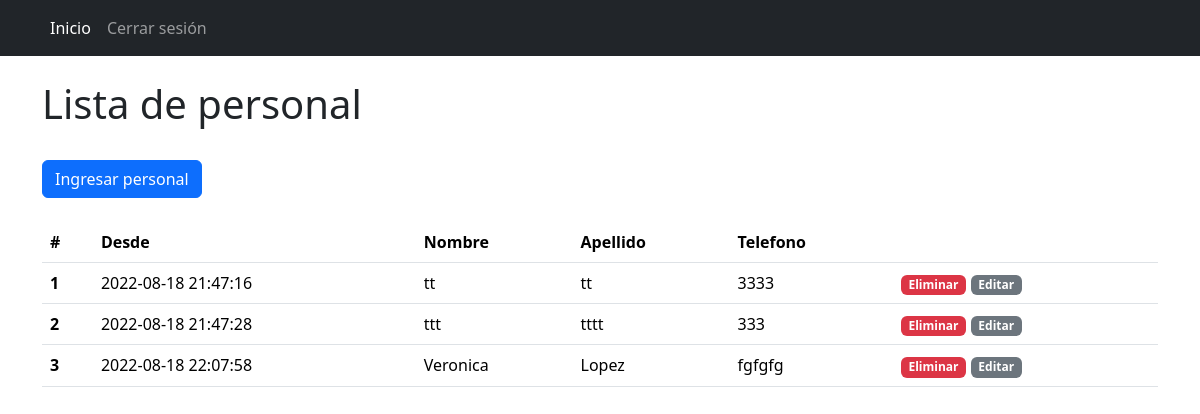
/index (signed in), run on the app's committed database.
### tables this page shows
CREATE TABLE personal (
    id INTEGER PRIMARY KEY AUTOINCREMENT,
    desde TIMESTAMP NOT NULL DEFAULT CURRENT_TIMESTAMP,
    nombre TEXT NOT NULL,
    apellido TEXT NOT NULL,
    contraseña TEXT NOT NULL,
    telefono INTEGER NOT NULL
);

### app/routes/__init__.py (the view)
@app.route('/')  # http://localhost:5000/
@app.route('/index')
@login_required
def index():
    if request.method == 'GET' and request.args.get('borrar'):
        eliminar_personal(request.args.get('borrar'))
        flash('Se ha eliminado el empleado', 'success')
    print(get_personal())
    return render_template('index.html', titulo="Inicio", personal=get_personal())

### app/auth.py (called while the page is built)
def login_required(func):
    @wraps(func)
    def decorated_function(*args, **kwargs):
        if 'usuario' not in session:
            return redirect(url_for('login'))
        return func(*args, **kwargs)
    return decorated_function

### app/dbasedb/__init__.py (called while the page is built)
def get_db():
    conn = sqlite3.connect('app/database.db')
    return conn

### app/handlers/__init__.py (called while the page is built)
def get_personal():
    db = get_db()
    cursor = db.cursor()
    consulta = "SELECT * FROM personal"
    cursor.execute(consulta)
    row = cursor.fetchall()
    return row
    """Devuelve una lista de diccionarios con los datos de los empleados

    :return: lista de diccionarios con los datos de los empleados
    """

### app/templates/index.html
{% extends "base.html" %}
{% block content %}
  <h1>Lista de personal</h1>
  <br>
  <a href="{{ url_for('ingresar_personal') }}"><button type="button" class="btn btn-primary">Ingresar personal</button></a>
  <br><br>
  <table class="table">
    <thead>
      <tr>
        <th scope="col">#</th>
        <th scope="col">Desde</th>
        <th scope="col">Nombre</th>
        <th scope="col">Apellido</th>
        <th scope="col">Telefono</th>
        <th scope="col"></th>
      </tr>
    </thead>
    <tbody>
      {% for p in personal %}
      <tr>
        <th scope="row">{{ p[0] }}</th>
        <td>{{ p[1] }}</td>
        <td>{{ p[2] }}</td>
        <td>{{ p[3] }}</td>
        <td>{{ p[5] }}</td>
        <td>
          <a href="{{ url_for('index', borrar=p[0]) }}"><span class="badge bg-danger">Eliminar</span></a>
          <a href="{{ url_for('editar_personal', id_empleado=p[0]) }}"><span class="badge bg-secondary">Editar</span></a>
        </td>
      </tr>
      {% endfor %}
    </tbody>
  </table>
{% endblock %}

### app/templates/base.html (shortened to what this page needs)
{% from 'bootstrap/nav.html' import render_nav_item %}
{% from 'bootstrap/utils.html' import render_messages %}
<!doctype html>
<html>
    <head>
      {{ bootstrap.load_css() }}
    </head>
    <body>
      <nav class="navbar navbar-expand-lg navbar-dark bg-dark mb-4">
        <div class="container">
        <div class="collapse navbar-collapse" id="navbarSupportedContent">
            <ul class="navbar-nav mr-auto">
                {{ render_nav_item('index', 'Inicio', use_li=True) }}
                {% if session['usuario'] %}
                {{ render_nav_item('logout', 'Cerrar sesión', use_li=True) }}
                {% endif %}
            </ul>
        </div>
        </div>
      </nav>
      <main class="container">
        {% block content %}{% endblock %}
      </main>
    </body>
</html>

### data on the page
personal: id "1", desde "2022-08-18 21:47:16", nombre "tt", apellido "tt", telefono "3333"
personal: id "2", desde "2022-08-18 21:47:28", nombre "ttt", apellido "tttt", telefono "333"
personal: id "3", desde "2022-08-18 22:07:58", nombre "Veronica", apellido "Lopez", telefono "fgfgfg"

### other printed values
{{ render_nav_item('index', 'Inicio', use_li=True) }} "Inicio"
{{ render_nav_item('logout', 'Cerrar sesión', use_li=True) }} "Cerrar sesión"
